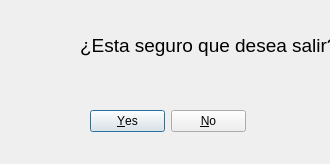
<?xml version="1.0" encoding="UTF-8"?>
<ui version="4.0">
 <class>venSalir</class>
 <widget class="QDialog" name="venSalir">
  <property name="geometry">
   <rect>
    <x>0</x>
    <y>0</y>
    <width>330</width>
    <height>164</height>
   </rect>
  </property>
  <property name="windowTitle">
   <string>Desea salir</string>
  </property>
  <property name="modal">
   <bool>true</bool>
  </property>
  <widget class="QDialogButtonBox" name="btnBoxSalir">
   <property name="geometry">
    <rect>
     <x>90</x>
     <y>110</y>
     <width>156</width>
     <height>23</height>
    </rect>
   </property>
   <property name="standardButtons">
    <set>QDialogButtonBox::No|QDialogButtonBox::Yes</set>
   </property>
  </widget>
  <widget class="QLabel" name="lblMenSalir">
   <property name="geometry">
    <rect>
     <x>80</x>
     <y>20</y>
     <width>291</width>
     <height>51</height>
    </rect>
   </property>
   <property name="font">
    <font>
     <pointsize>14</pointsize>
     <weight>50</weight>
     <bold>false</bold>
    </font>
   </property>
   <property name="text">
    <string>¿Esta seguro que desea salir?</string>
   </property>
  </widget>
  <widget class="QLabel" name="label">
   <property name="geometry">
    <rect>
     <x>10</x>
     <y>30</y>
     <width>51</width>
     <height>41</height>
    </rect>
   </property>
   <property name="text">
    <string/>
   </property>
   <property name="pixmap">
    <pixmap resource="img/aviso_salir.qrc">:/newPrefix/icono_aviso.png</pixmap>
   </property>
   <property name="scaledContents">
    <bool>true</bool>
   </property>
  </widget>
 </widget>
 <resources>
  <include location="img/aviso_salir.qrc"/>
 </resources>
 <connections/>
</ui>
